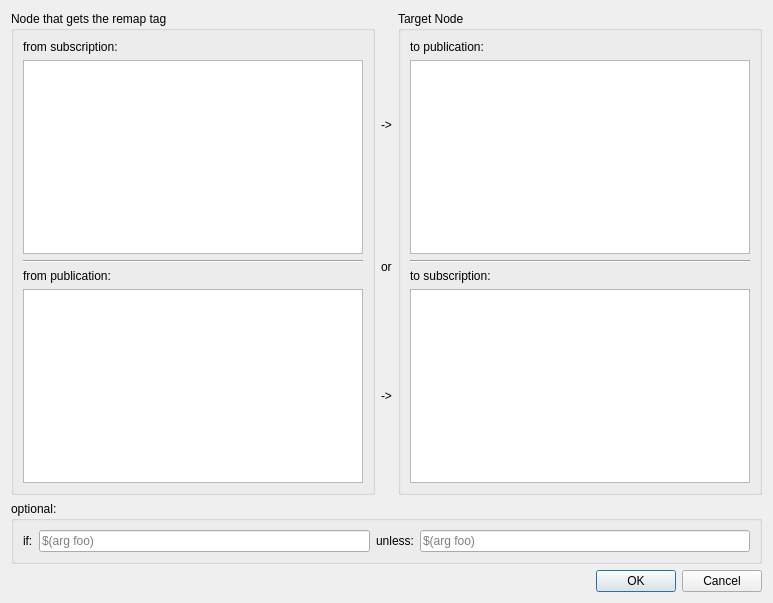
<?xml version="1.0" encoding="UTF-8"?>
<ui version="4.0">
 <class>RemapArrowEdit</class>
 <widget class="QDialog" name="RemapArrowEdit">
  <property name="geometry">
   <rect>
    <x>0</x>
    <y>0</y>
    <width>773</width>
    <height>603</height>
   </rect>
  </property>
  <property name="windowTitle">
   <string>Remap:</string>
  </property>
  <property name="windowIcon">
   <iconset>
    <normaloff>:/icons/logo.png</normaloff>:/icons/logo.png</iconset>
  </property>
  <layout class="QGridLayout" name="gridLayout_4">
   <item row="0" column="0">
    <widget class="QGroupBox" name="groupBox">
     <property name="title">
      <string>Node that gets the remap tag</string>
     </property>
     <layout class="QGridLayout" name="gridLayout_2">
      <item row="0" column="0">
       <widget class="QLabel" name="label">
        <property name="text">
         <string>from subscription:</string>
        </property>
       </widget>
      </item>
      <item row="1" column="0">
       <widget class="QListView" name="listView_startNode_subscribe">
        <property name="editTriggers">
         <set>QAbstractItemView::NoEditTriggers</set>
        </property>
        <property name="alternatingRowColors">
         <bool>true</bool>
        </property>
       </widget>
      </item>
      <item row="3" column="0">
       <widget class="Line" name="line">
        <property name="orientation">
         <enum>Qt::Horizontal</enum>
        </property>
       </widget>
      </item>
      <item row="4" column="0">
       <widget class="QLabel" name="label_6">
        <property name="text">
         <string>from publication:</string>
        </property>
       </widget>
      </item>
      <item row="5" column="0">
       <widget class="QListView" name="listView_startNode_publish">
        <property name="editTriggers">
         <set>QAbstractItemView::NoEditTriggers</set>
        </property>
        <property name="alternatingRowColors">
         <bool>true</bool>
        </property>
       </widget>
      </item>
     </layout>
    </widget>
   </item>
   <item row="0" column="1">
    <layout class="QVBoxLayout" name="verticalLayout">
     <item>
      <widget class="QLabel" name="label_4">
       <property name="text">
        <string>




-&gt;</string>
       </property>
      </widget>
     </item>
     <item>
      <widget class="QLabel" name="label_5">
       <property name="text">
        <string>

or</string>
       </property>
      </widget>
     </item>
     <item>
      <widget class="QLabel" name="label_2">
       <property name="text">
        <string>-&gt;


</string>
       </property>
      </widget>
     </item>
    </layout>
   </item>
   <item row="0" column="2">
    <widget class="QGroupBox" name="groupBox_2">
     <property name="title">
      <string>Target Node</string>
     </property>
     <layout class="QGridLayout" name="gridLayout_3">
      <item row="0" column="0">
       <widget class="QLabel" name="label_3">
        <property name="text">
         <string>to publication:</string>
        </property>
       </widget>
      </item>
      <item row="1" column="0">
       <widget class="QListView" name="listView_endNode_publish">
        <property name="editTriggers">
         <set>QAbstractItemView::NoEditTriggers</set>
        </property>
        <property name="alternatingRowColors">
         <bool>true</bool>
        </property>
       </widget>
      </item>
      <item row="2" column="0">
       <widget class="Line" name="line_2">
        <property name="orientation">
         <enum>Qt::Horizontal</enum>
        </property>
       </widget>
      </item>
      <item row="3" column="0">
       <widget class="QLabel" name="label_7">
        <property name="text">
         <string>to subscription:</string>
        </property>
       </widget>
      </item>
      <item row="4" column="0">
       <widget class="QListView" name="listView_endNode_subscribe">
        <property name="editTriggers">
         <set>QAbstractItemView::NoEditTriggers</set>
        </property>
        <property name="alternatingRowColors">
         <bool>true</bool>
        </property>
       </widget>
      </item>
     </layout>
    </widget>
   </item>
   <item row="1" column="0" colspan="3">
    <widget class="QGroupBox" name="groupBox_3">
     <property name="title">
      <string>optional:</string>
     </property>
     <layout class="QGridLayout" name="gridLayout">
      <item row="0" column="0">
       <widget class="QLabel" name="label_8">
        <property name="text">
         <string>if:</string>
        </property>
       </widget>
      </item>
      <item row="0" column="1">
       <widget class="QLineEdit" name="lineEdit_if">
        <property name="placeholderText">
         <string>$(arg foo)</string>
        </property>
       </widget>
      </item>
      <item row="0" column="2">
       <widget class="QLabel" name="label_9">
        <property name="text">
         <string>unless:</string>
        </property>
       </widget>
      </item>
      <item row="0" column="3">
       <widget class="QLineEdit" name="lineEdit_unless">
        <property name="placeholderText">
         <string>$(arg foo)</string>
        </property>
       </widget>
      </item>
     </layout>
    </widget>
   </item>
   <item row="2" column="2">
    <widget class="QDialogButtonBox" name="buttonBox">
     <property name="orientation">
      <enum>Qt::Horizontal</enum>
     </property>
     <property name="standardButtons">
      <set>QDialogButtonBox::Cancel|QDialogButtonBox::Ok</set>
     </property>
    </widget>
   </item>
  </layout>
 </widget>
 <resources/>
 <connections>
  <connection>
   <sender>buttonBox</sender>
   <signal>rejected()</signal>
   <receiver>RemapArrowEdit</receiver>
   <slot>reject()</slot>
   <hints>
    <hint type="sourcelabel">
     <x>316</x>
     <y>260</y>
    </hint>
    <hint type="destinationlabel">
     <x>286</x>
     <y>274</y>
    </hint>
   </hints>
  </connection>
  <connection>
   <sender>buttonBox</sender>
   <signal>accepted()</signal>
   <receiver>RemapArrowEdit</receiver>
   <slot>accept()</slot>
   <hints>
    <hint type="sourcelabel">
     <x>248</x>
     <y>254</y>
    </hint>
    <hint type="destinationlabel">
     <x>157</x>
     <y>274</y>
    </hint>
   </hints>
  </connection>
 </connections>
</ui>
